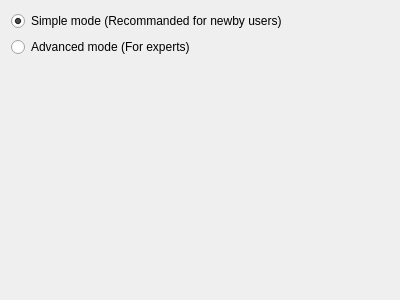
<?xml version="1.0" encoding="UTF-8"?>
<ui version="4.0">
 <class>PageWelcome</class>
 <widget class="QWizardPage" name="PageWelcome">
  <property name="geometry">
   <rect>
    <x>0</x>
    <y>0</y>
    <width>400</width>
    <height>300</height>
   </rect>
  </property>
  <property name="windowTitle">
   <string>WizardPage</string>
  </property>
  <property name="title">
   <string>Welcome</string>
  </property>
  <property name="subTitle">
   <string>This wizard help you to configure and build Qt5</string>
  </property>
  <layout class="QVBoxLayout" name="verticalLayout">
   <item>
    <widget class="QRadioButton" name="radioButtonSimpleMode">
     <property name="text">
      <string>Simple mode (Recommanded for newby users)</string>
     </property>
     <property name="checked">
      <bool>true</bool>
     </property>
    </widget>
   </item>
   <item>
    <widget class="QRadioButton" name="radioButtonExpertMode">
     <property name="text">
      <string>Advanced mode (For experts)</string>
     </property>
    </widget>
   </item>
   <item>
    <spacer name="verticalSpacer">
     <property name="orientation">
      <enum>Qt::Vertical</enum>
     </property>
     <property name="sizeHint" stdset="0">
      <size>
       <width>20</width>
       <height>223</height>
      </size>
     </property>
    </spacer>
   </item>
  </layout>
 </widget>
 <resources/>
 <connections/>
</ui>
